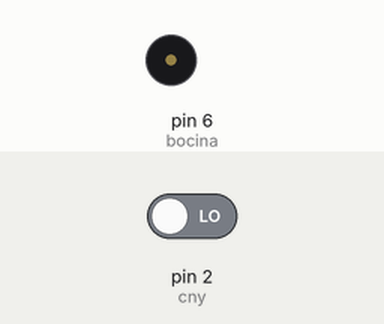
Simulated run of this sketch. Board: Arduino Uno, built with avr-gcc and run on an emulated ATmega328P. Parts: buzzer (waves = sounding, pin HIGH). The inputs (shaded band) are chosen by the test bench; at power-on: pin 2 (cny) LOW. What the sketch prints to the serial monitor is not drawn.

Above: at 1.2 s.
1.3 s: pin 2 (cny) driven HIGH
At 2.2 s:
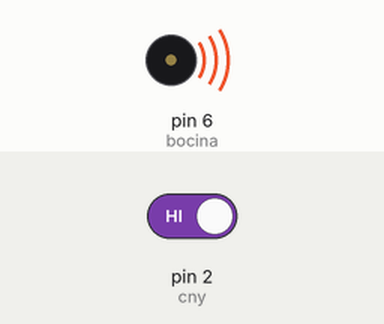
2.8 s: pin 2 (cny) driven LOW
At 3.4 s:
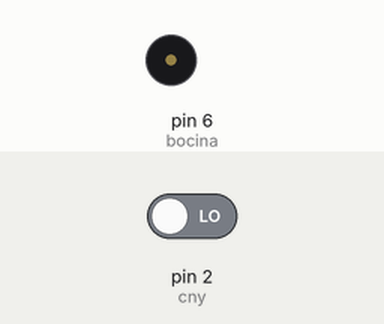
Timing chart, 0 to 5.8 s (numbered marks = the images above; inputs shaded):
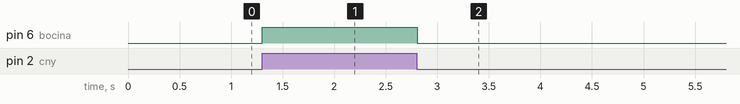

Measured:
- after the input at 1.3 s, pin 6 (bocina): LOW → HIGH at once
- after the input at 2.8 s, pin 6 (bocina): HIGH → LOW at once

The sketch:

Experimento_8.ino
```cpp
// C++ code
//
int cny = 2;
int bocina = 6;
int estado;

void setup()
{
  Serial.begin(9600);
  pinMode(cny, INPUT);
  pinMode(bocina, OUTPUT);

}

void loop()
{
  estado = digitalRead(cny);

  if (estado == 1) {
    digitalWrite(bocina, HIGH);
  } else {
    digitalWrite(bocina, LOW);
  }

  Serial.println(estado);
}
```
